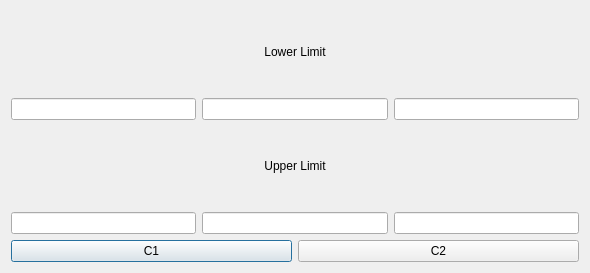
<?xml version="1.0" encoding="UTF-8"?>
<ui version="4.0">
 <class>customColour</class>
 <widget class="QDialog" name="customColour">
  <property name="geometry">
   <rect>
    <x>0</x>
    <y>0</y>
    <width>590</width>
    <height>273</height>
   </rect>
  </property>
  <property name="windowTitle">
   <string>Custom Colour</string>
  </property>
  <layout class="QVBoxLayout" name="verticalLayout_4">
   <item>
    <layout class="QVBoxLayout" name="verticalLayout_3">
     <item>
      <layout class="QVBoxLayout" name="verticalLayout">
       <item>
        <layout class="QHBoxLayout" name="horizontalLayout_7">
         <item>
          <widget class="QLabel" name="label_8">
           <property name="sizePolicy">
            <sizepolicy hsizetype="Preferred" vsizetype="Preferred">
             <horstretch>0</horstretch>
             <verstretch>0</verstretch>
            </sizepolicy>
           </property>
           <property name="text">
            <string>Lower Limit</string>
           </property>
           <property name="alignment">
            <set>Qt::AlignCenter</set>
           </property>
          </widget>
         </item>
        </layout>
       </item>
       <item>
        <layout class="QHBoxLayout" name="horizontalLayout_3">
         <item>
          <widget class="QLineEdit" name="pl1"/>
         </item>
         <item>
          <widget class="QLineEdit" name="pl2"/>
         </item>
         <item>
          <widget class="QLineEdit" name="pl3"/>
         </item>
        </layout>
       </item>
      </layout>
     </item>
     <item>
      <layout class="QVBoxLayout" name="verticalLayout_2">
       <item>
        <layout class="QHBoxLayout" name="horizontalLayout_8">
         <item>
          <widget class="QLabel" name="label_9">
           <property name="text">
            <string>Upper Limit</string>
           </property>
           <property name="alignment">
            <set>Qt::AlignCenter</set>
           </property>
          </widget>
         </item>
        </layout>
       </item>
       <item>
        <layout class="QHBoxLayout" name="horizontalLayout_5">
         <item>
          <widget class="QLineEdit" name="pu1"/>
         </item>
         <item>
          <widget class="QLineEdit" name="pu2"/>
         </item>
         <item>
          <widget class="QLineEdit" name="pu3"/>
         </item>
        </layout>
       </item>
      </layout>
     </item>
     <item>
      <layout class="QHBoxLayout" name="horizontalLayout">
       <item>
        <widget class="QPushButton" name="pushButton_2">
         <property name="text">
          <string>C1</string>
         </property>
        </widget>
       </item>
       <item>
        <widget class="QPushButton" name="pushButton_3">
         <property name="text">
          <string>C2</string>
         </property>
        </widget>
       </item>
      </layout>
     </item>
    </layout>
   </item>
  </layout>
 </widget>
 <resources/>
 <connections/>
</ui>
